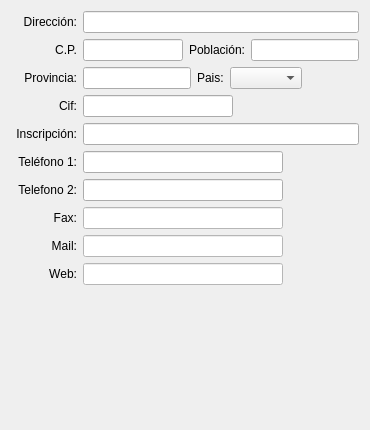
         <widget class="QWidget" name="tabWidgetPage1_3">
          <attribute name="title">
           <string>Datos Fiscales y de Gestión</string>
          </attribute>
          <layout class="QGridLayout" name="gridLayout_30">
           <item row="0" column="0" colspan="2">
            <widget class="QLabel" name="label_151">
             <property name="text">
              <string>Dirección:</string>
             </property>
             <property name="alignment">
              <set>Qt::AlignRight|Qt::AlignTrailing|Qt::AlignVCenter</set>
             </property>
            </widget>
           </item>
           <item row="0" column="2">
            <widget class="QLineEdit" name="txtdireccion1_3">
             <property name="clearButtonEnabled">
              <bool>true</bool>
             </property>
            </widget>
           </item>
           <item row="1" column="2">
            <layout class="QHBoxLayout" name="horizontalLayout_7">
             <item>
              <widget class="QLineEdit" name="txtcp_3">
               <property name="maximumSize">
                <size>
                 <width>100</width>
                 <height>16777215</height>
                </size>
               </property>
               <property name="clearButtonEnabled">
                <bool>true</bool>
               </property>
              </widget>
             </item>
             <item>
              <widget class="QLabel" name="label_54">
               <property name="text">
                <string>Población:</string>
               </property>
              </widget>
             </item>
             <item>
              <widget class="QLineEdit" name="txtpoblacion_3">
               <property name="clearButtonEnabled">
                <bool>true</bool>
               </property>
              </widget>
             </item>
            </layout>
           </item>
           <item row="2" column="0" colspan="2">
            <widget class="QLabel" name="label_152">
             <property name="text">
              <string>Provincia:</string>
             </property>
             <property name="alignment">
              <set>Qt::AlignRight|Qt::AlignTrailing|Qt::AlignVCenter</set>
             </property>
            </widget>
           </item>
           <item row="2" column="2">
            <layout class="QHBoxLayout" name="horizontalLayout_10">
             <item>
              <widget class="QLineEdit" name="txtprovincia_3">
               <property name="maximumSize">
                <size>
                 <width>200</width>
                 <height>16777215</height>
                </size>
               </property>
               <property name="clearButtonEnabled">
                <bool>true</bool>
               </property>
              </widget>
             </item>
             <item>
              <widget class="QLabel" name="label_150">
               <property name="text">
                <string>Pais:</string>
               </property>
              </widget>
             </item>
             <item>
              <widget class="QComboBox" name="cboPais_edit"/>
             </item>
             <item>
              <spacer name="horizontalSpacer_11">
               <property name="orientation">
                <enum>Qt::Horizontal</enum>
               </property>
               <property name="sizeHint" stdset="0">
                <size>
                 <width>40</width>
                 <height>20</height>
                </size>
               </property>
              </spacer>
             </item>
            </layout>
           </item>
           <item row="3" column="0" colspan="2">
            <widget class="QLabel" name="label_195">
             <property name="minimumSize">
              <size>
               <width>66</width>
               <height>0</height>
              </size>
             </property>
             <property name="text">
              <string>Cif:</string>
             </property>
             <property name="alignment">
              <set>Qt::AlignRight|Qt::AlignTrailing|Qt::AlignVCenter</set>
             </property>
            </widget>
           </item>
           <item row="3" column="2">
            <widget class="QLineEdit" name="txtcif_3">
             <property name="maximumSize">
              <size>
               <width>150</width>
               <height>16777215</height>
              </size>
             </property>
             <property name="clearButtonEnabled">
              <bool>true</bool>
             </property>
            </widget>
           </item>
           <item row="4" column="0" colspan="2">
            <widget class="QLabel" name="label_196">
             <property name="text">
              <string>Inscripción:</string>
             </property>
             <property name="alignment">
              <set>Qt::AlignRight|Qt::AlignTrailing|Qt::AlignVCenter</set>
             </property>
            </widget>
           </item>
           <item row="4" column="2">
            <widget class="QLineEdit" name="txtcInscripcion_3">
             <property name="clearButtonEnabled">
              <bool>true</bool>
             </property>
            </widget>
           </item>
           <item row="5" column="0" colspan="2">
            <widget class="QLabel" name="label_191">
             <property name="text">
              <string>Teléfono 1:</string>
             </property>
             <property name="alignment">
              <set>Qt::AlignRight|Qt::AlignTrailing|Qt::AlignVCenter</set>
             </property>
            </widget>
           </item>
           <item row="5" column="2">
            <widget class="QLineEdit" name="txttelefono1_3">
             <property name="minimumSize">
              <size>
               <width>100</width>
               <height>0</height>
              </size>
             </property>
             <property name="maximumSize">
              <size>
               <width>200</width>
               <height>16777215</height>
              </size>
             </property>
             <property name="clearButtonEnabled">
              <bool>true</bool>
             </property>
            </widget>
           </item>
           <item row="6" column="0" colspan="2">
            <widget class="QLabel" name="label_193">
             <property name="text">
              <string>Telefono 2:</string>
             </property>
             <property name="alignment">
              <set>Qt::AlignRight|Qt::AlignTrailing|Qt::AlignVCenter</set>
             </property>
            </widget>
           </item>
           <item row="6" column="2">
            <widget class="QLineEdit" name="txttelefono2_3">
             <property name="maximumSize">
              <size>
               <width>200</width>
               <height>16777215</height>
              </size>
             </property>
             <property name="clearButtonEnabled">
              <bool>true</bool>
             </property>
            </widget>
           </item>
           <item row="7" column="0" colspan="2">
            <widget class="QLabel" name="label_192">
             <property name="text">
              <string>Fax:</string>
             </property>
             <property name="alignment">
              <set>Qt::AlignRight|Qt::AlignTrailing|Qt::AlignVCenter</set>
             </property>
            </widget>
           </item>
           <item row="7" column="2">
            <widget class="QLineEdit" name="txtfax_3">
             <property name="maximumSize">
              <size>
               <width>200</width>
               <height>16777215</height>
              </size>
             </property>
             <property name="styleSheet">
              <string notr="true">background-color: rgb(255, 255, 255);</string>
             </property>
             <property name="clearButtonEnabled">
              <bool>true</bool>
             </property>
            </widget>
           </item>
           <item row="8" column="0" colspan="2">
            <widget class="QLabel" name="label_190">
             <property name="text">
              <string>Mail:</string>
             </property>
             <property name="alignment">
              <set>Qt::AlignRight|Qt::AlignTrailing|Qt::AlignVCenter</set>
             </property>
            </widget>
           </item>
           <item row="8" column="2">
            <widget class="QLineEdit" name="txtcMail_3">
             <property name="maximumSize">
              <size>
               <width>200</width>
               <height>16777215</height>
              </size>
             </property>
             <property name="styleSheet">
              <string notr="true">background-color: rgb(255, 255, 255);</string>
             </property>
             <property name="clearButtonEnabled">
              <bool>true</bool>
             </property>
            </widget>
           </item>
           <item row="9" column="0" colspan="2">
            <widget class="QLabel" name="label_194">
             <property name="text">
              <string>Web:</string>
             </property>
             <property name="alignment">
              <set>Qt::AlignRight|Qt::AlignTrailing|Qt::AlignVCenter</set>
             </property>
            </widget>
           </item>
           <item row="9" column="2">
            <widget class="QLineEdit" name="txtweb_3">
             <property name="maximumSize">
              <size>
               <width>200</width>
               <height>16777215</height>
              </size>
             </property>
             <property name="styleSheet">
              <string notr="true">background-color: rgb(255, 255, 255);</string>
             </property>
             <property name="text">
              <string/>
             </property>
             <property name="clearButtonEnabled">
              <bool>true</bool>
             </property>
            </widget>
           </item>
           <item row="10" column="1">
            <spacer name="verticalSpacer_10">
             <property name="orientation">
              <enum>Qt::Vertical</enum>
             </property>
             <property name="sizeHint" stdset="0">
              <size>
               <width>20</width>
               <height>134</height>
              </size>
             </property>
            </spacer>
           </item>
           <item row="1" column="0" colspan="2">
            <widget class="QLabel" name="label_153">
             <property name="text">
              <string>C.P.</string>
             </property>
             <property name="alignment">
              <set>Qt::AlignRight|Qt::AlignTrailing|Qt::AlignVCenter</set>
             </property>
            </widget>
           </item>
          </layout>
         </widget>
